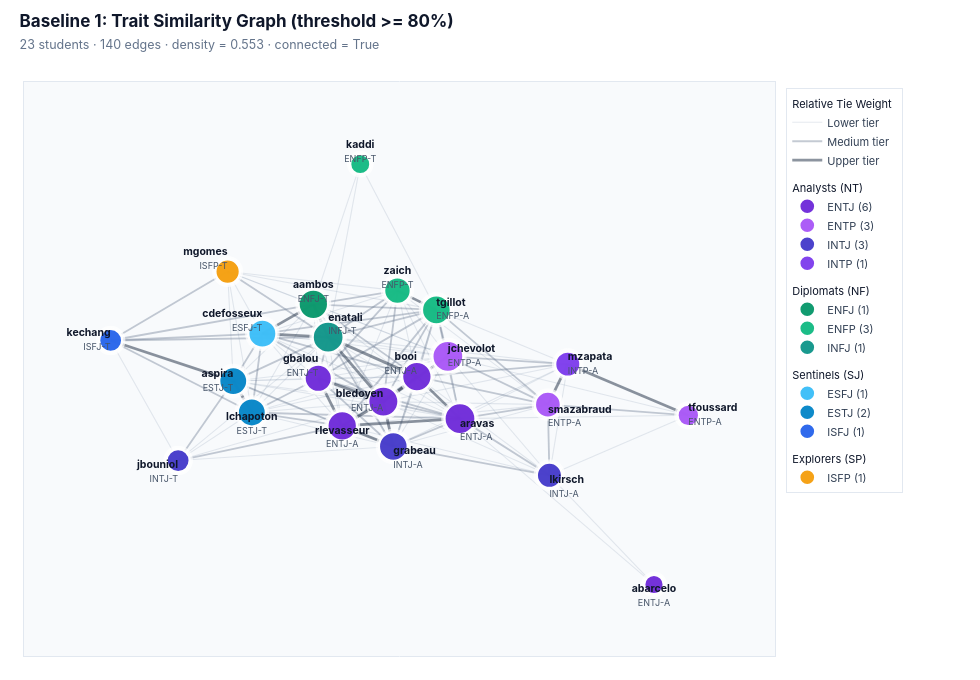

Write notebook code for a chart like this one.
### Markdown cell above
## 1. Baseline: Trait Similarity Graph

As a first baseline, we link any two students whose average difference across the 5 traits is at most 20 percentage points (`similarity >= 0.80`).

### Code cell
G_sim = G_base.copy()
students = df.index.tolist()
threshold = 0.80
sim_pairs = []

for i in range(len(students)):
    for j in range(i + 1, len(students)):
        u, v = students[i], students[j]
        diff = np.abs(df.loc[u, traits].values - df.loc[v, traits].values)
        sim = float(1.0 - diff.mean())
        if sim >= threshold:
            G_sim.add_edge(u, v, weight=sim)
            sim_pairs.append({
                "Student A": u, "MBTI A": df.loc[u, "mbti"],
                "Student B": v, "MBTI B": df.loc[v, "mbti"],
                "Similarity (%)": round(sim * 100, 1),
            })

sim_df = pd.DataFrame(sim_pairs).sort_values("Similarity (%)", ascending=False).reset_index(drop=True)
print(f"Similarity graph: {G_sim.number_of_nodes()} nodes, {G_sim.number_of_edges()} edges (density = {nx.density(G_sim):.2f})")
display(sim_df.head(10))

pos_sim = nx.spring_layout(G_sim, seed=42, k=1.25, iterations=200, weight="weight")
plot_network(G_sim, pos_sim, "Baseline 1: Trait Similarity Graph (threshold >= 80%)")

### Figure 1 — Plotly figure (JSON) as saved in the notebook; plotly's stock layout.template omitted (floating-point values rounded to 4 significant figures; data arrays with more than 128 entries replaced by an {"elided": "..."} marker saying what was removed)
{"data": [{"hoverinfo": "skip", "legendgroup": "Edges", "legendgrouptitle": {"text": "Relative Tie Weight"}, "line": {"color": "rgba(148, 163, 184, 0.24)", "width": 1.05}, "mode": "lines", "name": "Lower tier", "type": "scatter", "x": {"elided": "210 float values"}, "y": {"elided": "210 float values"}}, {"hoverinfo": "skip", "legendgroup": "Edges", "line": {"color": "rgba(100, 116, 139, 0.38)", "width": 1.8}, "mode": "lines", "name": "Medium tier", "type": "scatter", "x": {"elided": "153 float values"}, "y": {"elided": "153 float values"}}, {"hoverinfo": "skip", "legendgroup": "Edges", "line": {"color": "rgba(51, 65, 85, 0.56)", "width": 2.75}, "mode": "lines", "name": "Upper tier", "type": "scatter", "x": [-0.2237, -0.3815, null, -0.2237, -0.1779, null, 0.2303, 0.09684, null, 0.2303, -0.1343, null, -0.4716, -0.8512, null, -0.4716, -0.4142, null, -0.006979, 0.09684, null, -0.006979, -0.1779, null, -0.006979, -0.2085, null, -0.006979, 0.02391, null, -0.006979, 0.1928, null, -0.006979, -0.1343, null, 0.09684, -0.1779, null, -0.3815, -0.1779, null, -0.2085, -0.1343, null, 0.02391, -0.1343, null, 0.564, 0.5024, null, 0.564, 0.9373, null, 0.1571, 0.03671, null], "y": [0.3391, 0.2009, null, 0.3391, 0.1845, null, -0.1998, -0.001751, null, -0.1998, -0.2338, null, -0.02272, 0.1687, null, -0.02272, -0.1708, null, -0.1196, -0.001751, null, -0.1196, 0.1845, null, -0.1196, -0.00967, null, -0.1196, -0.3311, null, -0.1196, 0.09338, null, -0.1196, -0.2338, null, -0.001751, 0.1845, null, 0.2009, 0.1845, null, -0.00967, -0.2338, null, -0.3311, -0.2338, null, 0.05702, -0.1338, null, 0.05702, -0.1842, null, 0.3129, 0.4037, null]}, {"hoverinfo": "skip", "marker": {"color": "#FFFFFF", "line": {"width": 0}, "size": [36.06, 25.94, 37.5, 34.61, 36.78, 36.06, 34.61, 37.5, 33.89, 35.33, 29.56, 37.5, 26.67, 29.56, 34.61, 31.72, 31.0, 31.72, 36.06, 32.44, 28.11, 35.33, 33.17]}, "mode": "markers", "showlegend": false, "type": "scatter", "x": [-0.2237, 0.8309, 0.2303, -0.4716, -0.006979, 0.09684, -0.3815, -0.1779, -0.2085, 0.02391, -0.6423, 0.1928, -0.07842, -0.8512, -0.4142, 0.5072, -0.4891, 0.564, -0.1343, 0.5024, 0.9373, 0.1571, 0.03671], "y": [0.3391, -0.9821, -0.1998, -0.02272, -0.1196, -0.001751, 0.2009, 0.1845, -0.00967, -0.3311, -0.3976, 0.09338, 1.0, 0.1687, -0.1708, -0.4669, 0.4937, 0.05702, -0.2338, -0.1338, -0.1842, 0.3129, 0.4037]}, {"customdata": ["<b>abarcelo</b> · ENTJ-A<br>Degree: <b>2</b> · Strength: <b>1.65</b><br><span style='color:#64748B'>E 100% · N 63% · T 86% · J 78% · A 99%</span>", "<b>aravas</b> · ENTJ-A<br>Degree: <b>18</b> · Strength: <b>15.36</b><br><span style='color:#64748B'>E 67% · N 61% · T 67% · J 67% · A 71%</span>", "<b>bledoyen</b> · ENTJ-A<br>Degree: <b>17</b> · Strength: <b>14.80</b><br><span style='color:#64748B'>E 51% · N 73% · T 69% · J 54% · A 51%</span>", "<b>booi</b> · ENTJ-A<br>Degree: <b>16</b> · Strength: <b>13.89</b><br><span style='color:#64748B'>E 52% · N 61% · T 54% · J 54% · A 69%</span>", "<b>gbalou</b> · ENTJ-T<br>Degree: <b>13</b> · Strength: <b>11.16</b><br><span style='color:#64748B'>E 65% · N 85% · T 63% · J 67% · A 49%</span>", "<b>rlevasseur</b> · ENTJ-A<br>Degree: <b>16</b> · Strength: <b>13.72</b><br><span style='color:#64748B'>E 61% · N 67% · T 69% · J 83% · A 54%</span>"], "hovertemplate": "%{customdata}<extra></extra>", "legendgroup": "Analysts (NT)", "legendgrouptitle": {"text": "Analysts (NT)"}, "marker": {"color": "#6D28D9", "line": {"color": "#FFFFFF", "width": 2.3}, "opacity": 0.95, "size": [19.44, 31.0, 30.28, 29.56, 27.39, 29.56]}, "mode": "markers", "name": "ENTJ (6)", "type": "scatter", "x": [0.8309, 0.2303, -0.006979, 0.09684, -0.2085, -0.1343], "y": [-0.9821, -0.1998, -0.1196, -0.001751, -0.00967, -0.2338]}, {"customdata": ["<b>jchevolot</b> · ENTP-A<br>Degree: <b>18</b> · Strength: <b>15.16</b><br><span style='color:#64748B'>E 51% · N 54% · T 76% · J 33% · A 53%</span>", "<b>smazabraud</b> · ENTP-A<br>Degree: <b>11</b> · Strength: <b>9.43</b><br><span style='color:#64748B'>E 65% · N 56% · T 72% · J 40% · A 85%</span>", "<b>tfoussard</b> · ENTP-A<br>Degree: <b>5</b> · Strength: <b>4.26</b><br><span style='color:#64748B'>E 60% · N 63% · T 99% · J 22% · A 83%</span>"], "hovertemplate": "%{customdata}<extra></extra>", "legendgroup": "Analysts (NT)", "marker": {"color": "#A855F7", "line": {"color": "#FFFFFF", "width": 2.3}, "opacity": 0.95, "size": [31.0, 25.94, 21.61]}, "mode": "markers", "name": "ENTP (3)", "type": "scatter", "x": [0.1928, 0.5024, 0.9373], "y": [0.09338, -0.1338, -0.1842]}, {"customdata": ["<b>grabeau</b> · INTJ-A<br>Degree: <b>15</b> · Strength: <b>12.80</b><br><span style='color:#64748B'>E 43% · N 70% · T 74% · J 72% · A 64%</span>", "<b>jbouniol</b> · INTJ-T<br>Degree: <b>7</b> · Strength: <b>5.83</b><br><span style='color:#64748B'>E 18% · N 58% · T 69% · J 92% · A 42%</span>", "<b>lkirsch</b> · INTJ-A<br>Degree: <b>10</b> · Strength: <b>8.33</b><br><span style='color:#64748B'>E 49% · N 54% · T 90% · J 69% · A 92%</span>"], "hovertemplate": "%{customdata}<extra></extra>", "legendgroup": "Analysts (NT)", "marker": {"color": "#4338CA", "line": {"color": "#FFFFFF", "width": 2.3}, "opacity": 0.95, "size": [28.83, 23.06, 25.22]}, "mode": "markers", "name": "INTJ (3)", "type": "scatter", "x": [0.02391, -0.6423, 0.5072], "y": [-0.3311, -0.3976, -0.4669]}, {"customdata": ["<b>mzapata</b> · INTP-A<br>Degree: <b>10</b> · Strength: <b>8.52</b><br><span style='color:#64748B'>E 46% · N 64% · T 69% · J 24% · A 83%</span>"], "hovertemplate": "%{customdata}<extra></extra>", "legendgroup": "Analysts (NT)", "marker": {"color": "#7C3AED", "line": {"color": "#FFFFFF", "width": 2.3}, "opacity": 0.95, "size": [25.22]}, "mode": "markers", "name": "INTP (1)", "type": "scatter", "x": [0.564], "y": [0.05702]}, {"customdata": ["<b>aambos</b> · ENFJ-T<br>Degree: <b>16</b> · Strength: <b>13.75</b><br><span style='color:#64748B'>E 56% · N 64% · T 40% · J 53% · A 36%</span>"], "hovertemplate": "%{customdata}<extra></extra>", "legendgroup": "Diplomats (NF)", "legendgrouptitle": {"text": "Diplomats (NF)"}, "marker": {"color": "#059669", "line": {"color": "#FFFFFF", "width": 2.3}, "opacity": 0.95, "size": [29.56]}, "mode": "markers", "name": "ENFJ (1)", "type": "scatter", "x": [-0.2237], "y": [0.3391]}, {"customdata": ["<b>kaddi</b> · ENFP-T<br>Degree: <b>3</b> · Strength: <b>2.45</b><br><span style='color:#64748B'>E 53% · N 86% · T 22% · J 42% · A 12%</span>", "<b>tgillot</b> · ENFP-A<br>Degree: <b>15</b> · Strength: <b>12.94</b><br><span style='color:#64748B'>E 65% · N 71% · T 49% · J 42% · A 56%</span>", "<b>zaich</b> · ENFP-T<br>Degree: <b>12</b> · Strength: <b>10.21</b><br><span style='color:#64748B'>E 78% · N 70% · T 49% · J 43% · A 44%</span>"], "hovertemplate": "%{customdata}<extra></extra>", "legendgroup": "Diplomats (NF)", "marker": {"color": "#10B981", "line": {"color": "#FFFFFF", "width": 2.3}, "opacity": 0.95, "size": [20.17, 28.83, 26.67]}, "mode": "markers", "name": "ENFP (3)", "type": "scatter", "x": [-0.07842, 0.1571, 0.03671], "y": [1.0, 0.3129, 0.4037]}, {"customdata": ["<b>enatali</b> · INFJ-T<br>Degree: <b>18</b> · Strength: <b>15.51</b><br><span style='color:#64748B'>E 46% · N 64% · T 49% · J 57% · A 39%</span>"], "hovertemplate": "%{customdata}<extra></extra>", "legendgroup": "Diplomats (NF)", "marker": {"color": "#0D9488", "line": {"color": "#FFFFFF", "width": 2.3}, "opacity": 0.95, "size": [31.0]}, "mode": "markers", "name": "INFJ (1)", "type": "scatter", "x": [-0.1779], "y": [0.1845]}, {"customdata": ["<b>cdefosseux</b> · ESFJ-T<br>Degree: <b>14</b> · Strength: <b>12.07</b><br><span style='color:#64748B'>E 54% · N 45% · T 39% · J 57% · A 49%</span>"], "hovertemplate": "%{customdata}<extra></extra>", "legendgroup": "Sentinels (SJ)", "legendgrouptitle": {"text": "Sentinels (SJ)"}, "marker": {"color": "#38BDF8", "line": {"color": "#FFFFFF", "width": 2.3}, "opacity": 0.95, "size": [28.11]}, "mode": "markers", "name": "ESFJ (1)", "type": "scatter", "x": [-0.3815], "y": [0.2009]}, {"customdata": ["<b>aspira</b> · ESTJ-T<br>Degree: <b>14</b> · Strength: <b>11.96</b><br><span style='color:#64748B'>E 51% · N 46% · T 64% · J 81% · A 33%</span>", "<b>lchapoton</b> · ESTJ-T<br>Degree: <b>14</b> · Strength: <b>11.90</b><br><span style='color:#64748B'>E 58% · N 35% · T 65% · J 75% · A 43%</span>"], "hovertemplate": "%{customdata}<extra></extra>", "legendgroup": "Sentinels (SJ)", "marker": {"color": "#0284C7", "line": {"color": "#FFFFFF", "width": 2.3}, "opacity": 0.95, "size": [28.11, 28.11]}, "mode": "markers", "name": "ESTJ (2)", "type": "scatter", "x": [-0.4716, -0.4142], "y": [-0.02272, -0.1708]}, {"customdata": ["<b>kechang</b> · ISFJ-T<br>Degree: <b>7</b> · Strength: <b>6.12</b><br><span style='color:#64748B'>E 36% · N 43% · T 43% · J 76% · A 32%</span>"], "hovertemplate": "%{customdata}<extra></extra>", "legendgroup": "Sentinels (SJ)", "marker": {"color": "#2563EB", "line": {"color": "#FFFFFF", "width": 2.3}, "opacity": 0.95, "size": [23.06]}, "mode": "markers", "name": "ISFJ (1)", "type": "scatter", "x": [-0.8512], "y": [0.1687]}, {"customdata": ["<b>mgomes</b> · ISFP-T<br>Degree: <b>9</b> · Strength: <b>7.48</b><br><span style='color:#64748B'>E 31% · N 36% · T 47% · J 39% · A 31%</span>"], "hovertemplate": "%{customdata}<extra></extra>", "legendgroup": "Explorers (SP)", "legendgrouptitle": {"text": "Explorers (SP)"}, "marker": {"color": "#F59E0B", "line": {"color": "#FFFFFF", "width": 2.3}, "opacity": 0.95, "size": [24.5]}, "mode": "markers", "name": "ISFP (1)", "type": "scatter", "x": [-0.4891], "y": [0.4937]}, {"hoverinfo": "skip", "mode": "text", "showlegend": false, "text": ["<b>aambos</b><br><span style='font-size:9px;color:#475569'>ENFJ-T</span>", "<b>abarcelo</b><br><span style='font-size:9px;color:#475569'>ENTJ-A</span>", "<b>aravas</b><br><span style='font-size:9px;color:#475569'>ENTJ-A</span>", "<b>aspira</b><br><span style='font-size:9px;color:#475569'>ESTJ-T</span>", "<b>bledoyen</b><br><span style='font-size:9px;color:#475569'>ENTJ-A</span>", "<b>booi</b><br><span style='font-size:9px;color:#475569'>ENTJ-A</span>", "<b>cdefosseux</b><br><span style='font-size:9px;color:#475569'>ESFJ-T</span>", "<b>enatali</b><br><span style='font-size:9px;color:#475569'>INFJ-T</span>", "<b>gbalou</b><br><span style='font-size:9px;color:#475569'>ENTJ-T</span>", "<b>grabeau</b><br><span style='font-size:9px;color:#475569'>INTJ-A</span>", "<b>jbouniol</b><br><span style='font-size:9px;color:#475569'>INTJ-T</span>", "<b>jchevolot</b><br><span style='font-size:9px;color:#475569'>ENTP-A</span>", "<b>kaddi</b><br><span style='font-size:9px;color:#475569'>ENFP-T</span>", "<b>kechang</b><br><span style='font-size:9px;color:#475569'>ISFJ-T</span>", "<b>lchapoton</b><br><span style='font-size:9px;color:#475569'>ESTJ-T</span>", "<b>lkirsch</b><br><span style='font-size:9px;color:#475569'>INTJ-A</span>", "<b>mgomes</b><br><span style='font-size:9px;color:#475569'>ISFP-T</span>", "<b>mzapata</b><br><span style='font-size:9px;color:#475569'>INTP-A</span>", "<b>rlevasseur</b><br><span style='font-size:9px;color:#475569'>ENTJ-A</span>", "<b>smazabraud</b><br><span style='font-size:9px;color:#475569'>ENTP-A</span>", "<b>tfoussard</b><br><span style='font-size:9px;color:#475569'>ENTP-A</span>", "<b>tgillot</b><br><span style='font-size:9px;color:#475569'>ENFP-A</span>", "<b>zaich</b><br><span style='font-size:9px;color:#475569'>ENFP-T</span>"], "textfont": {"color": "#0F172A", "family": "Inter, -apple-system, BlinkMacSystemFont, sans-serif", "size": 10.5}, "textposition": ["top center", "bottom center", "bottom right", "middle left", "middle left", "top left", "top left", "top right", "top left", "bottom right", "bottom left", "middle right", "top center", "middle left", "bottom center", "bottom right", "top left", "middle right", "bottom center", "bottom right", "middle right", "middle right", "top center"], "type": "scatter", "x": [-0.2237, 0.8309, 0.2303, -0.4716, -0.006979, 0.09684, -0.3815, -0.1779, -0.2085, 0.02391, -0.6423, 0.1928, -0.07842, -0.8512, -0.4142, 0.5072, -0.4891, 0.564, -0.1343, 0.5024, 0.9373, 0.1571, 0.03671], "y": [0.3391, -0.9821, -0.1998, -0.02272, -0.1196, -0.001751, 0.2009, 0.1845, -0.00967, -0.3311, -0.3976, 0.09338, 1.0, 0.1687, -0.1708, -0.4669, 0.4937, 0.05702, -0.2338, -0.1338, -0.1842, 0.3129, 0.4037]}], "layout": {"font": {"color": "#1E293B", "family": "Inter, -apple-system, BlinkMacSystemFont, sans-serif"}, "height": 680, "hoverlabel": {"bgcolor": "#FFFFFF", "bordercolor": "#CBD5E1", "font": {"color": "#0F172A", "family": "Inter, -apple-system, sans-serif", "size": 12}}, "legend": {"bgcolor": "rgba(255,255,255,0.94)", "bordercolor": "#E2E8F0", "borderwidth": 1, "font": {"color": "#334155", "size": 11}, "grouptitlefont": {"color": "#0F172A", "family": "Inter, sans-serif", "size": 11}, "tracegroupgap": 8, "x": 1.015, "xanchor": "left", "y": 0.99, "yanchor": "top"}, "margin": {"b": 24, "l": 24, "r": 205, "t": 82}, "paper_bgcolor": "#FFFFFF", "plot_bgcolor": "#F8FAFC", "title": {"font": {"color": "#0F172A", "family": "Inter, -apple-system, BlinkMacSystemFont, sans-serif", "size": 17}, "text": "<b>Baseline 1: Trait Similarity Graph (threshold >= 80%)</b><br><span style='font-size:12.5px;color:#64748B;font-weight:400'>23 students · 140 edges · density = 0.553 · connected = True</span>", "x": 0.02, "xanchor": "left", "y": 0.96, "yanchor": "top"}, "width": 980, "xaxis": {"linecolor": "#E2E8F0", "linewidth": 1, "mirror": true, "range": [-1.119, 1.206], "showgrid": false, "showticklabels": false, "zeroline": false}, "yaxis": {"linecolor": "#E2E8F0", "linewidth": 1, "mirror": true, "range": [-1.319, 1.388], "showgrid": false, "showticklabels": false, "zeroline": false}}}
